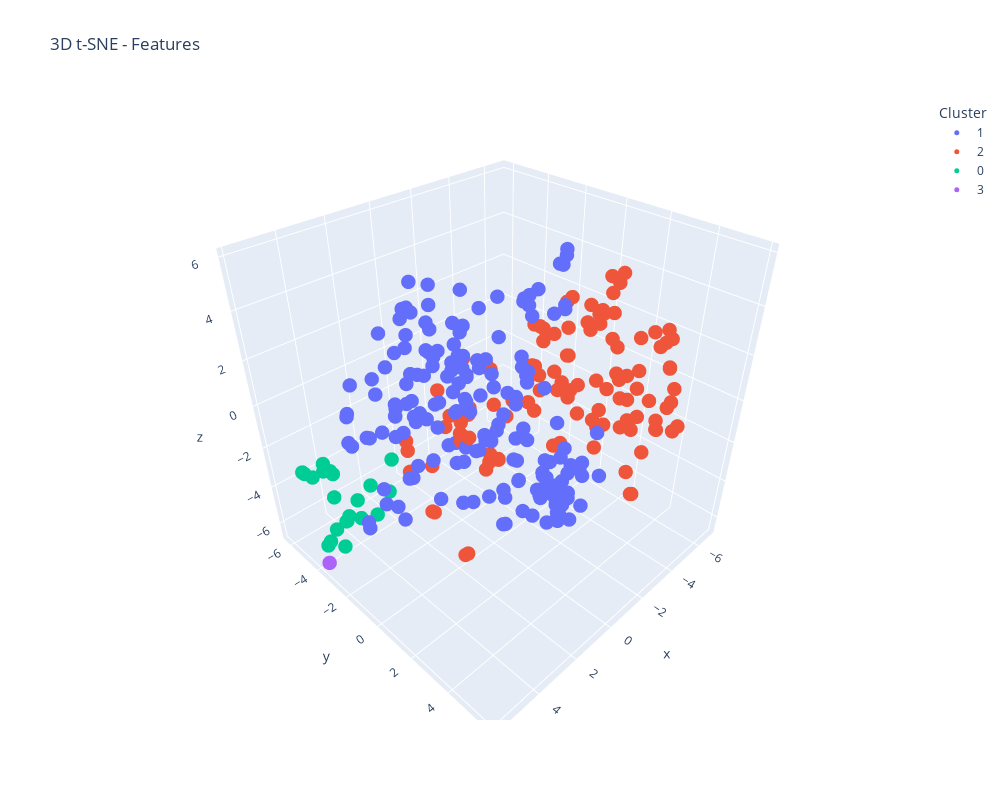
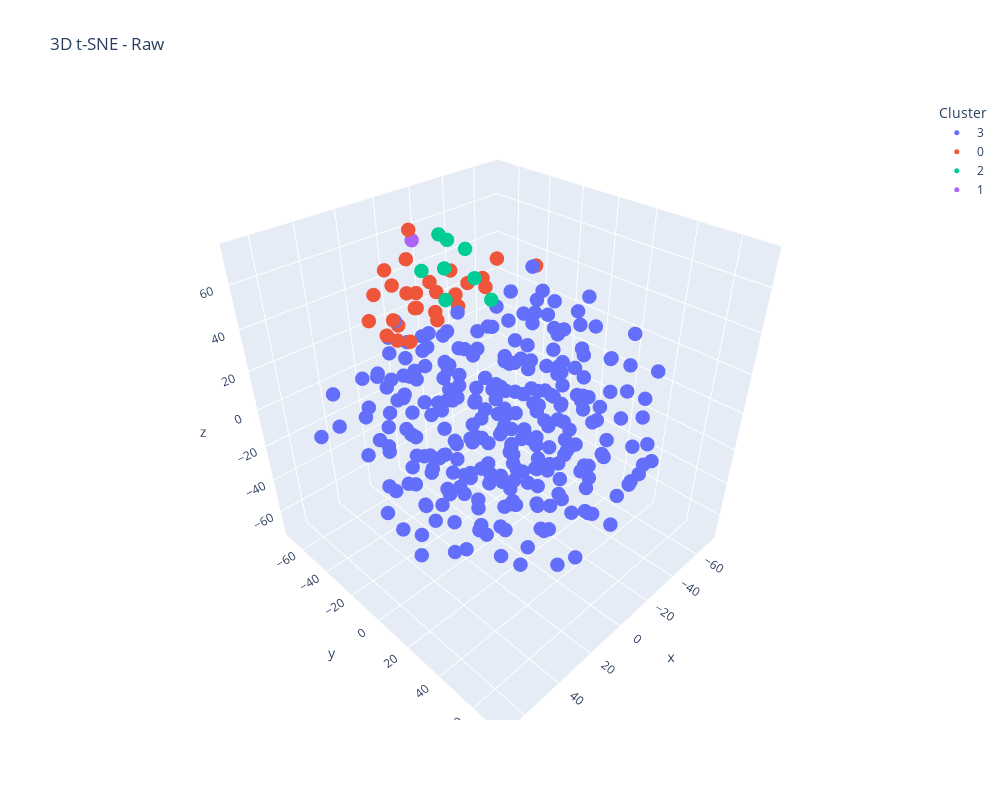
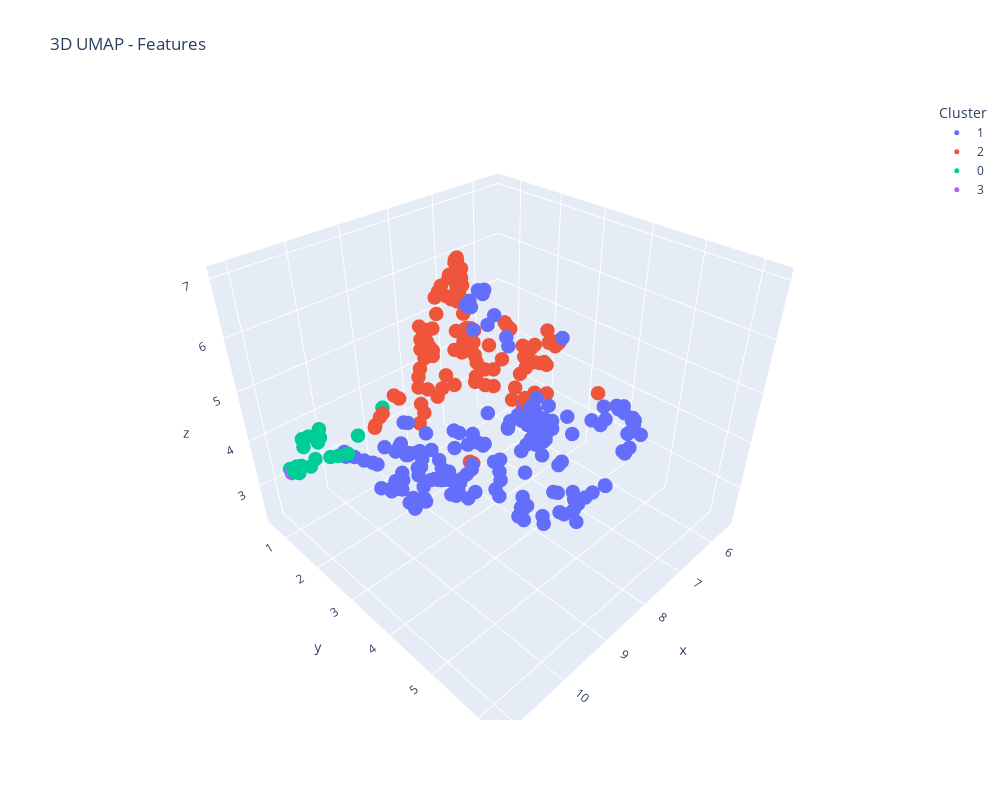
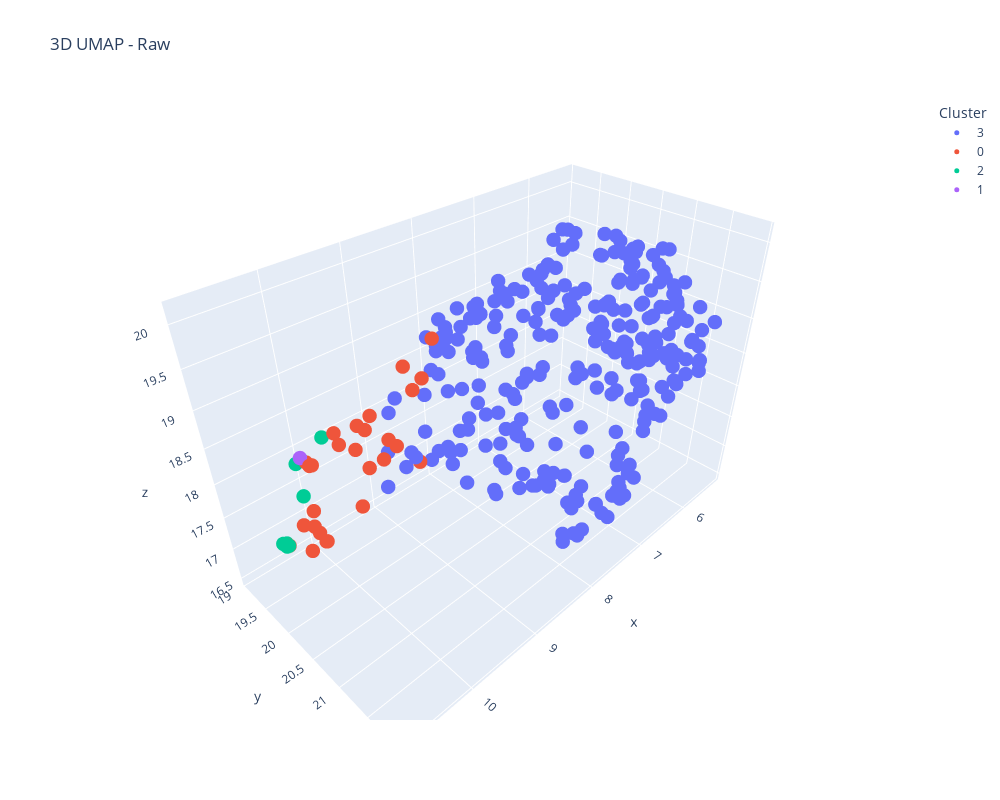

These figures' notebook cell, in order:
### Code cell
import pandas as pd
import plotly.express as px
# import plotly.io as pio
# pio.renderers.default = 'browser' 
from sklearn.preprocessing import StandardScaler
from sklearn.decomposition import PCA
from sklearn.manifold import TSNE
import umap
from sklearn.cluster import KMeans

# Load data
features_df = pd.read_csv("neuron_response_features.csv")
raw_df = pd.read_csv("neuron_responses_raw.csv")

# Prepare
X_feat = StandardScaler().fit_transform(features_df.drop(columns=["neuron_id"]))
X_raw = StandardScaler().fit_transform(raw_df.drop(columns=["neuron_id"]))
X_raw_pca50 = PCA(n_components=50).fit_transform(X_raw)

# Clustering
kmeans_feat = KMeans(n_clusters=4, random_state=42).fit(X_feat)
kmeans_raw = KMeans(n_clusters=4, random_state=42).fit(X_raw)

# Dimensionality reduction
tsne_feat = TSNE(n_components=3, random_state=42).fit_transform(X_feat)
tsne_raw = TSNE(n_components=3, random_state=42).fit_transform(X_raw_pca50)
umap_feat = umap.UMAP(n_components=3, random_state=42).fit_transform(X_feat)
umap_raw = umap.UMAP(n_components=3, random_state=42).fit_transform(X_raw)

# Create interactive 3D plot
def plot_3d_plotly(embedding, labels, title):
    df = pd.DataFrame(embedding, columns=["x", "y", "z"])
    df["cluster"] = labels
    fig = px.scatter_3d(df, x="x", y="y", z="z", color=df["cluster"].astype(str),
                        title=title, width = 1000, height = 800, labels={"color": "Cluster"})
    fig.update_traces(marker=dict(size=5))
    fig.show()

# Run visualizations
plot_3d_plotly(tsne_feat, kmeans_feat.labels_, "3D t-SNE - Features")
plot_3d_plotly(tsne_raw, kmeans_raw.labels_, "3D t-SNE - Raw")
plot_3d_plotly(umap_feat, kmeans_feat.labels_, "3D UMAP - Features")
plot_3d_plotly(umap_raw, kmeans_raw.labels_, "3D UMAP - Raw")

fig.show()

### Figure 1 — Plotly figure (JSON) as saved in the notebook; plotly's stock layout.template omitted (floating-point values rounded to 4 significant figures; data arrays with more than 128 entries replaced by an {"elided": "..."} marker saying what was removed)
{"data": [{"hovertemplate": "Cluster=1<br>x=%{x}<br>y=%{y}<br>z=%{z}<extra></extra>", "legendgroup": "1", "marker": {"color": "#636efa", "size": 5, "symbol": "circle"}, "mode": "markers", "name": "1", "scene": "scene", "showlegend": true, "type": "scatter3d", "x": {"elided": "178 float values"}, "y": {"elided": "178 float values"}, "z": {"elided": "178 float values"}}, {"hovertemplate": "Cluster=2<br>x=%{x}<br>y=%{y}<br>z=%{z}<extra></extra>", "legendgroup": "2", "marker": {"color": "#EF553B", "size": 5, "symbol": "circle"}, "mode": "markers", "name": "2", "scene": "scene", "showlegend": true, "type": "scatter3d", "x": [-5.252, -6.774, -5.814, -3.282, -4.909, -5.358, -6.495, -5.046, 2.018, -4.522, -3.221, -4.727, -5.585, -1.09, -2.025, -1.875, -3.675, -1.525, -5.609, -5.605, -5.825, -3.247, -1.662, -3.485, -5.486, -6.431, -6.181, -2.845, 1.804, -0.1573, -5.811, -4.078, -1.546, -4.49, 1.618, -5.009, 0.9827, -4.982, -3.392, -5.031, -4.605, 1.286, -1.991, -5.208, 1.057, -2.107, -5.608, -3.516, -3.854, -3.799, -0.3178, -4.777, -0.03326, -2.877, -3.74, -4.352, -5.531, -4.142, 1.884, -3.048, 0.7558, -0.3565, -6.039, -4.703, -3.077, -3.164, -6.325, -5.184, -4.239, -5.299, -6.346, -1.543, -4.079, -5.187, -5.302, -5.667, -3.148, 1.613, -4.918, -2.83, -5.427, -6.38, -2.719, -2.942, -4.883, -5.479, -4.478, -5.978, -3.541, -4.461, -6.166, -6.256, -5.411, -5.251, -5.067, -1.897, -5.326, -3.734, -5.463, -3.137, -3.803, -5.147, -4.396, -4.621, -5.078, -1.849, -6.01, -4.365, -4.125, -3.203, -6.468, -4.349, -3.851, -4.573, -3.693], "y": [1.41, 3.424, -2.149, 2.32, -2.503, -2.38, 0.9744, 3.315, 0.419, -1.473, -2.487, -0.5915, 3.298, -4.561, -3.65, -3.475, 3.681, -3.608, 4.525, 4.335, 4.012, 0.7115, -3.398, 0.7705, -1.316, 0.85, 0.61, -2.891, -3.082, -0.4171, 3.457, -4.345, -3.041, -2.033, -2.019, -1.14, -4.296, 2.88, 0.7489, 3.007, 3.065, -3.822, -3.846, 3.841, -4.481, -0.2043, -0.4418, 2.785, 3.102, 2.34, -2.911, 1.269, -0.4824, -1.784, 1.837, 0.4626, 3.78, -4.801, 0.4255, -5.229, -2.922, -3.271, 3.275, -1.881, -2.831, -2.927, 3.529, -2.423, -4.8, 0.6714, 2.654, -3.704, -4.746, -2.391, -2.315, 3.515, -5.272, -1.881, 2.639, -3.123, 0.8446, 1.194, -4.991, -3.038, 1.53, 1.416, 3.769, 3.593, 1.348, 1.703, 1.706, -1.897, -1.707, 0.6741, 0.9389, 5.171, 0.9741, 1.309, 3.588, 0.7894, 1.303, 2.772, 1.218, 1.734, 2.721, 5.151, 3.579, -2.075, -6.202, 0.8143, -1.794, 1.323, -1.423, 2.574, -0.117], "z": [3.91, -1.251, 0.09753, -2.262, 0.7726, 0.4492, -1.153, 2.653, -5.81, -1.792, -3.145, -4.424, 1.801, -1.756, -3.041, -4.148, -2.953, -3.19, -1.284, -1.622, 0.1208, 1.321, -2.4, -0.3599, -1.873, -0.8658, -1.648, -2.546, -3.702, -2.775, -2.105, -1.917, -2.141, -0.9104, -5.337, -1.968, -3.23, 0.001237, -0.6663, -1.305, -1.691, -3.312, -0.2294, -1.603, -3.014, -0.7373, -3.171, 2.434, 1.205, 2.481, -1.867, -2.57, -3.132, -1.795, 3.492, -0.6589, 2.361, -1.902, -5.822, -5.778, -3.914, -2.648, -1.877, -2.187, -5.722, -5.785, -1.252, 0.6098, -1.903, -0.7813, -1.347, -3.851, -1.979, -1.855, -0.1229, 2.584, -5.747, -5.298, -1.607, -5.428, -2.255, -1.941, -5.63, -5.649, -2.38, 4.237, -2.364, 0.8497, 2.881, 3.873, -1.665, 1.572, -1.459, -2.766, 2.518, -2.052, 4.013, 3.512, 2.151, 2.6, 2.452, 0.6924, 2.855, 3.01, 2.157, -2.036, 0.7783, -0.8353, -5.45, 1.38, 1.752, 2.502, -2.629, -1.81, -3.737]}, {"hovertemplate": "Cluster=0<br>x=%{x}<br>y=%{y}<br>z=%{z}<extra></extra>", "legendgroup": "0", "marker": {"color": "#00cc96", "size": 5, "symbol": "circle"}, "mode": "markers", "name": "0", "scene": "scene", "showlegend": true, "type": "scatter3d", "x": [3.717, 3.99, 5.332, 4.615, 5.629, 1.683, 4.827, 4.603, 4.15, 4.412, 5.451, 4.308, 2.514, 4.593, 4.938, 5.158, 4.745, 4.657, 4.934, 4.959, 4.707], "y": [-3.145, -2.473, -4.086, -4.322, -1.982, -4.482, -5.629, -3.87, -3.545, -3.918, -4.128, -3.186, -3.662, -4.567, -4.145, -3.298, -4.805, -4.428, -6.063, -6.174, -4.801], "z": [-3.307, -4.23, -5.909, -2.894, -3.137, -3.93, -3.727, -5.132, -4.071, -5.007, -6.084, -4.689, -4.699, -4.281, -5.545, -5.754, -2.97, -2.785, -3.735, -3.704, -2.605]}, {"hovertemplate": "Cluster=3<br>x=%{x}<br>y=%{y}<br>z=%{z}<extra></extra>", "legendgroup": "3", "marker": {"color": "#ab63fa", "size": 5, "symbol": "circle"}, "mode": "markers", "name": "3", "scene": "scene", "showlegend": true, "type": "scatter3d", "x": [5.791], "y": [-3.646], "z": [-6.481]}], "layout": {"height": 800, "legend": {"title": {"text": "Cluster"}, "tracegroupgap": 0}, "scene": {"domain": {"x": [0, 1], "y": [0, 1]}, "xaxis": {"title": {"text": "x"}}, "yaxis": {"title": {"text": "y"}}, "zaxis": {"title": {"text": "z"}}}, "title": {"text": "3D t-SNE - Features"}, "width": 1000}}

### Figure 2 — Plotly figure (JSON) as saved in the notebook; plotly's stock layout.template omitted (floating-point values rounded to 4 significant figures; data arrays with more than 128 entries replaced by an {"elided": "..."} marker saying what was removed)
{"data": [{"hovertemplate": "Cluster=3<br>x=%{x}<br>y=%{y}<br>z=%{z}<extra></extra>", "legendgroup": "3", "marker": {"color": "#636efa", "size": 5, "symbol": "circle"}, "mode": "markers", "name": "3", "scene": "scene", "showlegend": true, "type": "scatter3d", "x": {"elided": "279 float values"}, "y": {"elided": "279 float values"}, "z": {"elided": "279 float values"}}, {"hovertemplate": "Cluster=0<br>x=%{x}<br>y=%{y}<br>z=%{z}<extra></extra>", "legendgroup": "0", "marker": {"color": "#EF553B", "size": 5, "symbol": "circle"}, "mode": "markers", "name": "0", "scene": "scene", "showlegend": true, "type": "scatter3d", "x": [49.51, 0.4052, -21.01, -0.4416, -44.55, 10.33, 31.73, 24.0, 35.41, 37.75, 34.51, -16.21, -14.86, 11.42, -24.29, 18.5, -10.58, -2.565, 26.47, 33.21, -3.977, 5.052, -21.51, 0.4707, 24.18, 32.9, -29.38], "y": [-5.055, -39.56, -61.25, -16.4, -19.11, -38.21, -23.8, -19.38, -10.14, -16.62, -19.52, -22.38, -38.93, -40.37, -32.63, -46.33, -38.43, -39.29, -49.64, -34.32, -70.58, -45.59, -20.76, -56.16, -7.933, -7.724, -57.03], "z": [56.41, 49.05, 29.29, 56.15, 48.79, 40.73, 63.52, 52.78, 46.07, 53.64, 42.39, 46.92, 32.24, 62.67, 45.01, 58.15, 51.19, 29.63, 36.29, 56.35, 14.27, 72.0, 58.82, 37.93, 55.34, 66.4, 26.53]}, {"hovertemplate": "Cluster=2<br>x=%{x}<br>y=%{y}<br>z=%{z}<extra></extra>", "legendgroup": "2", "marker": {"color": "#00cc96", "size": 5, "symbol": "circle"}, "mode": "markers", "name": "2", "scene": "scene", "showlegend": true, "type": "scatter3d", "x": [-11.09, 20.04, -6.031, 12.41, -22.41, 26.75, 9.489, 9.264], "y": [-45.69, -6.427, -34.41, -29.47, -41.51, 1.405, -1.489, 7.261], "z": [65.38, 72.36, 67.65, 61.39, 56.62, 64.65, 66.57, 60.6]}, {"hovertemplate": "Cluster=1<br>x=%{x}<br>y=%{y}<br>z=%{z}<extra></extra>", "legendgroup": "1", "marker": {"color": "#ab63fa", "size": 5, "symbol": "circle"}, "mode": "markers", "name": "1", "scene": "scene", "showlegend": true, "type": "scatter3d", "x": [-4.326], "y": [-55.84], "z": [61.76]}], "layout": {"height": 800, "legend": {"title": {"text": "Cluster"}, "tracegroupgap": 0}, "scene": {"domain": {"x": [0, 1], "y": [0, 1]}, "xaxis": {"title": {"text": "x"}}, "yaxis": {"title": {"text": "y"}}, "zaxis": {"title": {"text": "z"}}}, "title": {"text": "3D t-SNE - Raw"}, "width": 1000}}

### Figure 3 — Plotly figure (JSON) as saved in the notebook; plotly's stock layout.template omitted (floating-point values rounded to 4 significant figures; data arrays with more than 128 entries replaced by an {"elided": "..."} marker saying what was removed)
{"data": [{"hovertemplate": "Cluster=1<br>x=%{x}<br>y=%{y}<br>z=%{z}<extra></extra>", "legendgroup": "1", "marker": {"color": "#636efa", "size": 5, "symbol": "circle"}, "mode": "markers", "name": "1", "scene": "scene", "showlegend": true, "type": "scatter3d", "x": {"elided": "178 float values"}, "y": {"elided": "178 float values"}, "z": {"elided": "178 float values"}}, {"hovertemplate": "Cluster=2<br>x=%{x}<br>y=%{y}<br>z=%{z}<extra></extra>", "legendgroup": "2", "marker": {"color": "#EF553B", "size": 5, "symbol": "circle"}, "mode": "markers", "name": "2", "scene": "scene", "showlegend": true, "type": "scatter3d", "x": [8.301, 7.528, 5.666, 8.101, 5.533, 5.567, 6.92, 7.726, 8.515, 6.065, 7.003, 6.037, 7.629, 8.096, 7.949, 7.706, 8.163, 8.06, 7.772, 7.75, 7.673, 8.155, 7.821, 7.651, 6.165, 6.962, 6.812, 7.239, 9.808, 8.744, 7.681, 6.859, 7.854, 5.911, 9.498, 6.142, 9.249, 7.699, 7.468, 7.757, 7.872, 9.603, 7.332, 7.867, 9.342, 7.551, 6.551, 7.986, 7.921, 8.043, 8.636, 7.04, 8.961, 6.362, 8.285, 7.384, 7.647, 6.862, 8.301, 7.394, 9.015, 8.594, 7.606, 6.231, 7.18, 7.234, 7.641, 5.507, 6.887, 7.058, 7.421, 7.9, 6.903, 6.079, 5.598, 7.608, 7.358, 9.647, 7.652, 7.289, 6.861, 6.799, 7.325, 7.242, 7.134, 8.273, 8.071, 7.65, 8.245, 8.236, 7.016, 5.729, 5.923, 6.807, 8.154, 8.356, 8.293, 8.413, 7.639, 8.393, 8.209, 7.591, 8.135, 8.057, 7.784, 8.357, 7.622, 5.914, 7.601, 8.143, 7.693, 8.183, 6.543, 7.689, 6.207], "y": [2.473, 0.6568, 2.14, 1.578, 2.287, 2.237, 1.1, 1.64, 1.561, 2.136, 2.635, 2.464, 1.524, 2.612, 2.472, 2.66, 1.38, 2.57, 0.7662, 0.7809, 1.133, 2.501, 2.563, 1.841, 1.907, 1.298, 1.102, 2.403, 1.999, 1.97, 0.8862, 2.223, 2.395, 2.249, 1.7, 1.929, 1.961, 1.182, 1.784, 1.018, 0.9738, 1.946, 4.648, 0.8679, 1.949, 2.503, 1.359, 2.152, 1.867, 2.155, 2.688, 1.104, 2.097, 2.526, 2.544, 1.814, 1.553, 2.237, 1.305, 3.206, 2.245, 2.32, 0.7444, 2.086, 2.886, 2.93, 0.5843, 2.303, 2.121, 1.486, 0.7059, 2.649, 2.184, 2.044, 2.256, 1.659, 3.131, 1.73, 0.9643, 2.714, 1.089, 1.055, 3.071, 2.929, 0.9966, 2.446, 1.071, 1.21, 2.488, 2.494, 0.9258, 2.147, 2.0, 1.132, 2.253, 2.702, 2.472, 2.704, 1.498, 2.551, 2.357, 1.359, 2.276, 2.152, 1.682, 2.792, 1.259, 2.321, 3.085, 2.408, 1.364, 2.268, 2.345, 0.9983, 2.293], "z": [7.044, 4.758, 4.323, 3.938, 4.323, 4.35, 4.726, 6.287, 4.327, 4.044, 4.421, 3.45, 6.15, 5.274, 4.722, 4.492, 4.036, 4.703, 4.693, 4.657, 5.665, 5.772, 4.848, 5.045, 4.363, 4.824, 4.592, 4.734, 4.386, 4.092, 4.575, 5.125, 4.93, 4.031, 4.245, 4.111, 4.637, 5.363, 4.835, 4.614, 4.413, 4.497, 5.112, 4.558, 4.738, 4.702, 4.308, 6.24, 5.982, 6.344, 4.964, 4.243, 4.041, 4.326, 6.721, 4.902, 6.169, 5.142, 4.337, 4.219, 4.55, 4.704, 4.572, 4.234, 3.812, 3.898, 4.848, 4.373, 5.24, 4.894, 4.766, 4.6, 5.215, 4.318, 4.261, 6.183, 4.197, 4.11, 4.484, 4.028, 4.37, 4.557, 4.254, 3.852, 4.296, 7.006, 4.312, 5.805, 6.631, 6.846, 4.64, 4.624, 4.321, 4.305, 6.843, 3.178, 6.998, 6.693, 6.16, 6.358, 6.472, 5.741, 6.804, 6.826, 6.323, 3.196, 5.921, 3.998, 4.611, 5.994, 4.125, 6.691, 4.218, 4.395, 3.465]}, {"hovertemplate": "Cluster=0<br>x=%{x}<br>y=%{y}<br>z=%{z}<extra></extra>", "legendgroup": "0", "marker": {"color": "#00cc96", "size": 5, "symbol": "circle"}, "mode": "markers", "name": "0", "scene": "scene", "showlegend": true, "type": "scatter3d", "x": [10.59, 10.51, 11.03, 10.6, 10.49, 9.515, 10.65, 11.05, 10.76, 10.98, 11.12, 10.88, 10.04, 10.8, 11.1, 11.09, 10.59, 10.54, 10.71, 10.72, 10.48], "y": [1.764, 1.88, 1.412, 1.459, 2.156, 1.829, 1.241, 1.5, 1.575, 1.479, 1.322, 1.601, 1.803, 1.304, 1.448, 1.415, 1.342, 1.436, 1.157, 1.146, 1.338], "z": [4.026, 4.07, 3.877, 4.168, 4.257, 4.515, 4.195, 3.801, 3.972, 3.9, 3.82, 3.897, 4.193, 4.092, 3.838, 3.797, 4.23, 4.225, 4.131, 4.128, 4.313]}, {"hovertemplate": "Cluster=3<br>x=%{x}<br>y=%{y}<br>z=%{z}<extra></extra>", "legendgroup": "3", "marker": {"color": "#ab63fa", "size": 5, "symbol": "circle"}, "mode": "markers", "name": "3", "scene": "scene", "showlegend": true, "type": "scatter3d", "x": [11.13], "y": [1.39], "z": [3.781]}], "layout": {"height": 800, "legend": {"title": {"text": "Cluster"}, "tracegroupgap": 0}, "scene": {"domain": {"x": [0, 1], "y": [0, 1]}, "xaxis": {"title": {"text": "x"}}, "yaxis": {"title": {"text": "y"}}, "zaxis": {"title": {"text": "z"}}}, "title": {"text": "3D UMAP - Features"}, "width": 1000}}

### Figure 4 — Plotly figure (JSON) as saved in the notebook; plotly's stock layout.template omitted (floating-point values rounded to 4 significant figures; data arrays with more than 128 entries replaced by an {"elided": "..."} marker saying what was removed)
{"data": [{"hovertemplate": "Cluster=3<br>x=%{x}<br>y=%{y}<br>z=%{z}<extra></extra>", "legendgroup": "3", "marker": {"color": "#636efa", "size": 5, "symbol": "circle"}, "mode": "markers", "name": "3", "scene": "scene", "showlegend": true, "type": "scatter3d", "x": {"elided": "279 float values"}, "y": {"elided": "279 float values"}, "z": {"elided": "279 float values"}}, {"hovertemplate": "Cluster=0<br>x=%{x}<br>y=%{y}<br>z=%{z}<extra></extra>", "legendgroup": "0", "marker": {"color": "#EF553B", "size": 5, "symbol": "circle"}, "mode": "markers", "name": "0", "scene": "scene", "showlegend": true, "type": "scatter3d", "x": [10.04, 9.858, 9.116, 9.594, 8.59, 9.441, 10.63, 10.53, 10.5, 10.53, 10.49, 9.443, 9.407, 10.22, 9.444, 10.22, 9.81, 9.591, 9.192, 10.5, 8.747, 10.2, 9.264, 9.83, 10.67, 10.82, 8.945], "y": [20.39, 19.78, 20.21, 19.68, 19.36, 20.28, 20.16, 20.21, 20.36, 20.3, 20.33, 19.68, 20.09, 19.72, 19.53, 19.79, 19.62, 20.23, 20.35, 20.18, 20.14, 19.63, 19.54, 20.3, 20.34, 20.14, 20.16], "z": [17.98, 18.38, 18.95, 18.1, 18.64, 18.4, 17.95, 17.89, 17.76, 17.86, 17.73, 18.31, 18.37, 18.25, 18.29, 18.3, 18.43, 18.27, 18.08, 18.07, 19.41, 18.24, 18.35, 18.33, 17.73, 17.76, 19.0]}, {"hovertemplate": "Cluster=2<br>x=%{x}<br>y=%{y}<br>z=%{z}<extra></extra>", "legendgroup": "2", "marker": {"color": "#00cc96", "size": 5, "symbol": "circle"}, "mode": "markers", "name": "2", "scene": "scene", "showlegend": true, "type": "scatter3d", "x": [10.22, 10.83, 10.27, 10.44, 9.874, 10.83, 10.81, 10.81], "y": [19.59, 20.15, 19.51, 19.9, 19.46, 20.11, 20.08, 19.97], "z": [18.25, 17.78, 18.19, 18.07, 18.31, 17.74, 17.76, 17.66]}, {"hovertemplate": "Cluster=1<br>x=%{x}<br>y=%{y}<br>z=%{z}<extra></extra>", "legendgroup": "1", "marker": {"color": "#ab63fa", "size": 5, "symbol": "circle"}, "mode": "markers", "name": "1", "scene": "scene", "showlegend": true, "type": "scatter3d", "x": [10.23], "y": [19.57], "z": [18.28]}], "layout": {"height": 800, "legend": {"title": {"text": "Cluster"}, "tracegroupgap": 0}, "scene": {"domain": {"x": [0, 1], "y": [0, 1]}, "xaxis": {"title": {"text": "x"}}, "yaxis": {"title": {"text": "y"}}, "zaxis": {"title": {"text": "z"}}}, "title": {"text": "3D UMAP - Raw"}, "width": 1000}}
